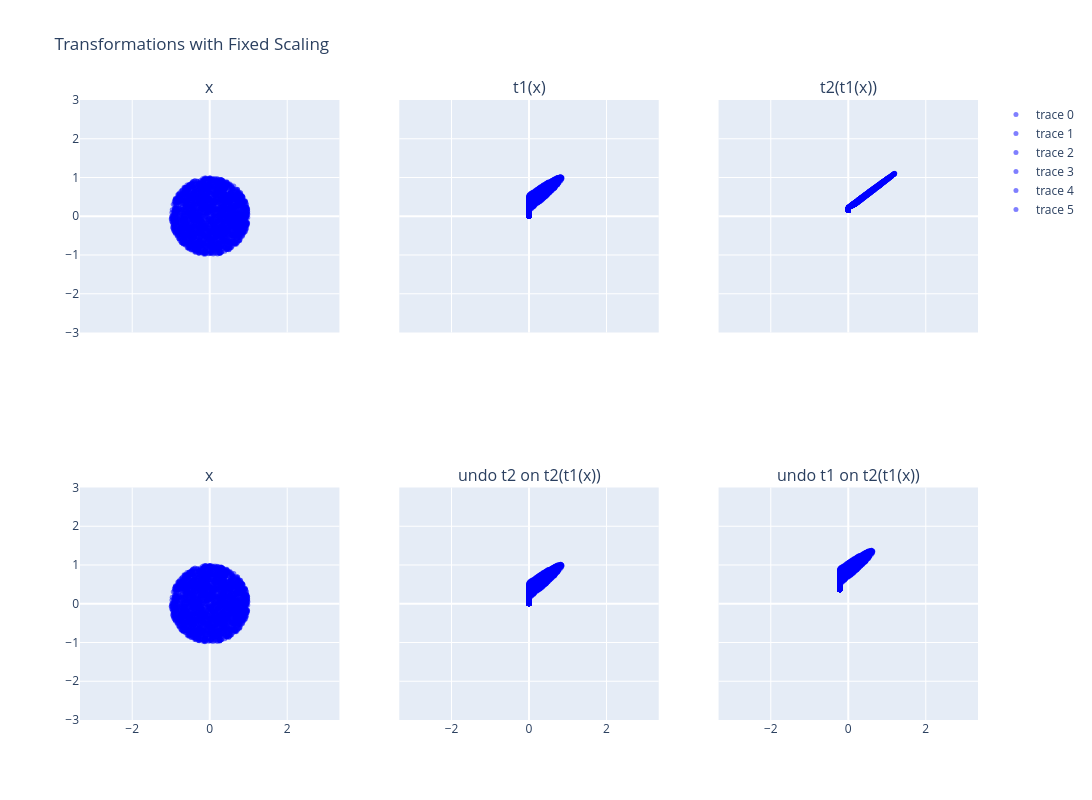

This figure's notebook cell:
### Code cell
# Apply transformations
t1_x = relu_mul(t1_w @ x + t1_b)  # ReLU
t2_t1_x = relu_mul(t2_w @ t1_x + t2_b)  # ReLU

# First row
# Plot Original Points
fig.add_trace(go.Scatter(x=x[0], y=x[1], mode="markers", marker=style), row=1, col=1)
# Plot t1 Transformed Points
fig.add_trace(go.Scatter(x=t1_x[0], y=t1_x[1], mode="markers", marker=style), row=1, col=2)
# Plot t2 ∘ t1 Transformed Points
fig.add_trace(go.Scatter(x=t2_t1_x[0], y=t2_t1_x[1], mode="markers", marker=style), row=1, col=3)

# First row
# Plot Original Points
fig.add_trace(go.Scatter(x=x[0], y=x[1], mode="markers", marker=style), row=2, col=1)

# Undo t2 on t2(t1(x))
x_0 = -np.linalg.inv(t2_w) @ t2_b
alpha = t2_w @ (t1_x - x_0)
alpha[alpha >= 0] = 0
recons_t1_x = np.linalg.inv(t2_w) @ (t2_t1_x - t2_b + alpha)
fig.add_trace(
    go.Scatter(x=recons_t1_x[0], y=recons_t1_x[1], mode="markers", marker=style), row=2, col=2
)

# Undo t1 on t2(t1(x))
x_0 = -np.linalg.inv(t1_w) @ t1_b
alpha = t1_w @ (t1_x - x_0)
alpha[alpha >= 0] = 0
recons_t1_x = np.linalg.inv(t1_w) @ (t2_t1_x - t1_b + alpha)
fig.add_trace(
    go.Scatter(x=recons_t1_x[0], y=recons_t1_x[1], mode="markers", marker=style), row=2, col=3
)

print(np.linalg.norm((recons_t1_x) - t1_x))

fig.show()

### Figure 1 — Plotly figure (JSON) as saved in the notebook; plotly's stock layout.template omitted (floating-point values rounded to 4 significant figures; data arrays with more than 128 entries replaced by an {"elided": "..."} marker saying what was removed)
{"data": [{"marker": {"color": "blue", "opacity": 0.5, "size": 5}, "mode": "markers", "type": "scatter", "x": {"elided": "3000 float values"}, "xaxis": "x", "y": {"elided": "3000 float values"}, "yaxis": "y"}, {"marker": {"color": "blue", "opacity": 0.5, "size": 5}, "mode": "markers", "type": "scatter", "x": {"elided": "3000 float values"}, "xaxis": "x2", "y": {"elided": "3000 float values"}, "yaxis": "y2"}, {"marker": {"color": "blue", "opacity": 0.5, "size": 5}, "mode": "markers", "type": "scatter", "x": {"elided": "3000 float values"}, "xaxis": "x3", "y": {"elided": "3000 float values"}, "yaxis": "y3"}, {"marker": {"color": "blue", "opacity": 0.5, "size": 5}, "mode": "markers", "type": "scatter", "x": {"elided": "3000 float values"}, "xaxis": "x4", "y": {"elided": "3000 float values"}, "yaxis": "y4"}, {"marker": {"color": "blue", "opacity": 0.5, "size": 5}, "mode": "markers", "type": "scatter", "x": {"elided": "3000 float values"}, "xaxis": "x5", "y": {"elided": "3000 float values"}, "yaxis": "y5"}, {"marker": {"color": "blue", "opacity": 0.5, "size": 5}, "mode": "markers", "type": "scatter", "x": {"elided": "3000 float values"}, "xaxis": "x6", "y": {"elided": "3000 float values"}, "yaxis": "y6"}], "layout": {"annotations": [{"font": {"size": 16}, "showarrow": false, "text": "x", "x": 0.1444, "xanchor": "center", "xref": "paper", "y": 1, "yanchor": "bottom", "yref": "paper"}, {"font": {"size": 16}, "showarrow": false, "text": "t1(x)", "x": 0.5, "xanchor": "center", "xref": "paper", "y": 1, "yanchor": "bottom", "yref": "paper"}, {"font": {"size": 16}, "showarrow": false, "text": "t2(t1(x))", "x": 0.8556, "xanchor": "center", "xref": "paper", "y": 1, "yanchor": "bottom", "yref": "paper"}, {"font": {"size": 16}, "showarrow": false, "text": "x", "x": 0.1444, "xanchor": "center", "xref": "paper", "y": 0.375, "yanchor": "bottom", "yref": "paper"}, {"font": {"size": 16}, "showarrow": false, "text": "undo t2 on t2(t1(x))", "x": 0.5, "xanchor": "center", "xref": "paper", "y": 0.375, "yanchor": "bottom", "yref": "paper"}, {"font": {"size": 16}, "showarrow": false, "text": "undo t1 on t2(t1(x))", "x": 0.8556, "xanchor": "center", "xref": "paper", "y": 0.375, "yanchor": "bottom", "yref": "paper"}], "height": 800, "title": {"text": "Transformations with Fixed Scaling"}, "width": 1200, "xaxis": {"anchor": "y", "domain": [0, 0.2889], "matches": "x4", "range": [-3, 3], "scaleanchor": "y", "showticklabels": false}, "xaxis2": {"anchor": "y2", "domain": [0.3556, 0.6444], "matches": "x5", "range": [-3, 3], "scaleanchor": "y", "showticklabels": false}, "xaxis3": {"anchor": "y3", "domain": [0.7111, 1], "matches": "x6", "range": [-3, 3], "scaleanchor": "y", "showticklabels": false}, "xaxis4": {"anchor": "y4", "domain": [0, 0.2889], "range": [-3, 3], "scaleanchor": "y"}, "xaxis5": {"anchor": "y5", "domain": [0.3556, 0.6444], "range": [-3, 3], "scaleanchor": "y"}, "xaxis6": {"anchor": "y6", "domain": [0.7111, 1], "range": [-3, 3], "scaleanchor": "y"}, "yaxis": {"anchor": "x", "domain": [0.625, 1], "range": [-3, 3], "scaleanchor": "y"}, "yaxis2": {"anchor": "x2", "domain": [0.625, 1], "matches": "y", "range": [-3, 3], "scaleanchor": "y", "showticklabels": false}, "yaxis3": {"anchor": "x3", "domain": [0.625, 1], "matches": "y", "range": [-3, 3], "scaleanchor": "y", "showticklabels": false}, "yaxis4": {"anchor": "x4", "domain": [0, 0.375], "range": [-3, 3], "scaleanchor": "y"}, "yaxis5": {"anchor": "x5", "domain": [0, 0.375], "matches": "y4", "range": [-3, 3], "scaleanchor": "y", "showticklabels": false}, "yaxis6": {"anchor": "x6", "domain": [0, 0.375], "matches": "y4", "range": [-3, 3], "scaleanchor": "y", "showticklabels": false}}}
